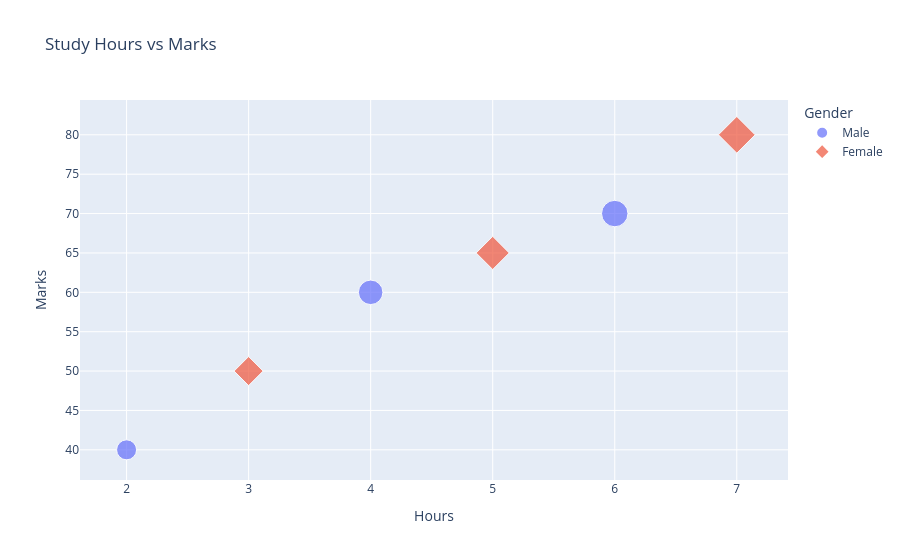

Write notebook code for a chart like this one.
### Markdown cell above
| Parameter                 | Example Value                    | Purpose                            |
| ------------------------- | -------------------------------- | ---------------------------------- |
| `x`                       | `"Hours_Studied"`                | X-axis variable                    |
| `y`                       | `"Marks"`                        | Y-axis variable                    |
| `width`                   | `900`                            | Chart width                        |
| `height`                  | `500`                            | Chart height                       |
| `title`                   | `"Student Performance Analysis"` | Chart title                        |
| `color`                   | `"Gender"`                       | Groups points by color             |
| `size`                    | `"Attendance"`                   | Bubble size                        |
| `color_discrete_map`      | dictionary                       | Custom colors for categories       |
| `color_discrete_sequence` | list                             | Order of colors                    |
| `symbol`                  | `"Gender"`                       | Marker shape                       |
| `facet_col`               | `"Department"`                   | Creates multiple columns of charts |
| `facet_row`               | `"Gender"`                       | Creates multiple rows of charts    |

### Code cell
import pandas as pd
import plotly.express as px
data = {
    "Hours": [2,3,4,5,6,7],
    "Marks": [40,50,60,65,70,80],
    "Gender": ["Male","Female","Male","Female","Male","Female"]
}

df = pd.DataFrame(data)

fig = px.scatter(
    df,
    x="Hours",
    y="Marks",
    color="Gender",
    size="Marks",
    symbol="Gender",
    title="Study Hours vs Marks"
)

fig.show()

### Figure 1 — Plotly figure (JSON) as saved in the notebook; plotly's stock layout.template omitted (floating-point values rounded to 4 significant figures)
{"data": [{"hovertemplate": "Gender=Male<br>Hours=%{x}<br>Marks=%{marker.size}<extra></extra>", "legendgroup": "Male", "marker": {"color": "#636efa", "size": [40, 60, 70], "sizemode": "area", "sizeref": 0.2, "symbol": "circle"}, "mode": "markers", "name": "Male", "orientation": "v", "showlegend": true, "type": "scatter", "x": [2, 4, 6], "xaxis": "x", "y": [40, 60, 70], "yaxis": "y"}, {"hovertemplate": "Gender=Female<br>Hours=%{x}<br>Marks=%{marker.size}<extra></extra>", "legendgroup": "Female", "marker": {"color": "#EF553B", "size": [50, 65, 80], "sizemode": "area", "sizeref": 0.2, "symbol": "diamond"}, "mode": "markers", "name": "Female", "orientation": "v", "showlegend": true, "type": "scatter", "x": [3, 5, 7], "xaxis": "x", "y": [50, 65, 80], "yaxis": "y"}], "layout": {"legend": {"itemsizing": "constant", "title": {"text": "Gender"}, "tracegroupgap": 0}, "title": {"text": "Study Hours vs Marks"}, "xaxis": {"anchor": "y", "domain": [0, 1], "title": {"text": "Hours"}}, "yaxis": {"anchor": "x", "domain": [0, 1], "title": {"text": "Marks"}}}}
